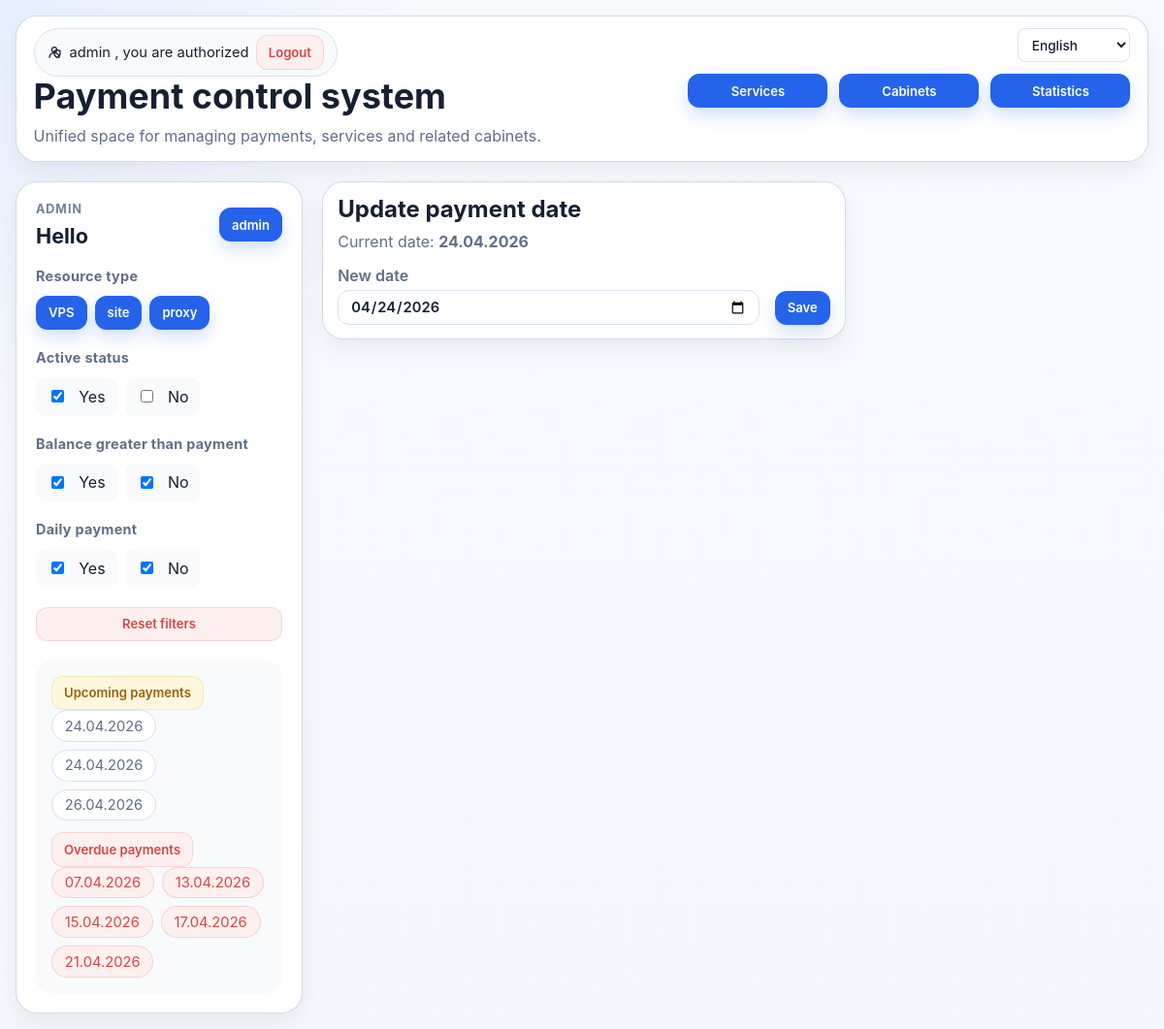
Before: /edit_dt/404 (signed in) with the older database file.
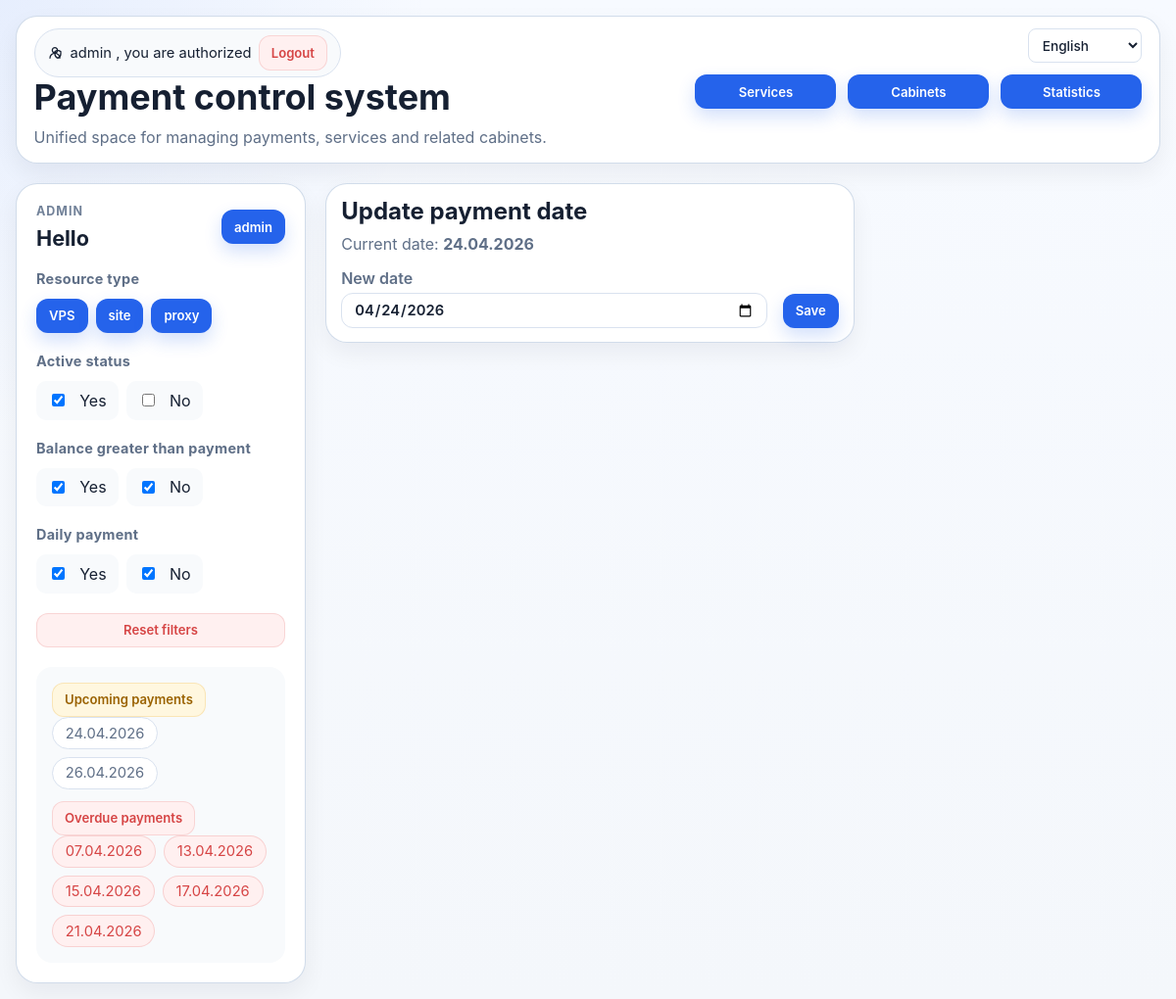
After: the same page with the newer database file.
### pay_app/models.py (models this page shows, shortened)
class Pay(models.Model):
    CHOICES_TYPE_SOURCE = (
        ("VPS", "VPS"),
        ("site", "site"),
        ("proxy", "proxy")
    )
    CHOICES_ACTIVE = (
        ("active", "active"),
        ("not active", "not active")
    )
    CHOICES_CURRENCY = (
        ("USD $", "USD"),
        ("EURO €", "EURO"),
        ("UAH ₴", "UAH"),
        ("rub ₽", "rub")
    )
    id = models.BigAutoField(primary_key=True)
    cabinet = models.ForeignKey('Cabinet', on_delete=models.DO_NOTHING, verbose_name='Кабінет')
    groups = models.CharField(max_length=50, blank=True, verbose_name='Група')
    create_date = models.DateField(default=datetime.date.today, verbose_name='Дата створення')
    service = models.CharField(max_length=70, verbose_name='Сервіс')
    type_source = models.CharField(max_length=58, choices=CHOICES_TYPE_SOURCE, default=1, verbose_name='Тип ресурсу')
    price_per_month = models.DecimalField(max_digits=10, decimal_places=2, verbose_name='Місячна плата')
    currency = models.CharField(max_length=8, default=1, choices=CHOICES_CURRENCY, verbose_name='Валюта')
    pay_sys = models.CharField(max_length=50, verbose_name='Платіжна система')
    paid_up_to = models.DateField(default=default_paid_up_to, verbose_name='Оптачено до')
    status = models.CharField(max_length=200, default=1, null=True, choices=CHOICES_ACTIVE, verbose_name='Статус')
    email_login = models.CharField(max_length=300, verbose_name='Логін')
    password = models.CharField(max_length=300, unique=False, verbose_name='Пароль')
    ip = models.CharField(max_length=340, null=True, verbose_name='Ір/port')
    note_pay = models.CharField(max_length=340, blank=True, null=True, verbose_name='Примітка')

### pay_app/views.py (the view, shortened to what this page needs)
# urls.py: path("edit_dt/<int:id>", views.edit_dt, name="edit_dt"),
@login_required
def edit_dt(request: HttpRequest, id: int) -> HttpResponse:
    item = get_object_or_404(Pay, id=id)
    ctx = {'object_l': item}
    ctx.update(_base_ctx(request))
    return render(request, 'edit_dt.html', ctx)

### pay_app/log_context.py (called while the page is built)
def set_request_context(context: dict[str, Any]) -> None:
    _REQUEST_CONTEXT.set(dict(context))

def clear_request_context() -> None:
    _REQUEST_CONTEXT.set({})

### pay_app/services/common.py (called while the page is built)
def get_common_context() -> dict[str, object]:
    today = datetime.date.today()
    month = today + datetime.timedelta(days=31)
    week = today + datetime.timedelta(days=7)
    month_ago = today - datetime.timedelta(days=31)
    last_dt = Pay.objects.filter(
        status='active',
        paid_up_to__gte=today,
        paid_up_to__lte=week,
    ).order_by('paid_up_to')[:5]
    not_paid = Pay.objects.filter(
        status='active',
        paid_up_to__lt=today,
        paid_up_to__gte=month_ago,
    ).order_by('paid_up_to')[:5]
    return {
        'week': week,
        'today': today,
        'last_dt': last_dt,
        'not_paid': not_paid,
        'month': month,
        'month_ago': month_ago,
    }

### pay_app/services/payments.py (called while the page is built)
def get_default_statuses_for_mode(mode: str) -> list[str]:
    if mode == PAY_MODE_OVERDUE:
        return ['active', 'not active']
    return ['active']

### pay_app/views.py (called while the page is built)
def _base_ctx(request: HttpRequest) -> dict:
    ctx = services.get_common_context()
    ctx.update(services.get_default_pay_context(request))
    return ctx

### pay_app/templates/edit_dt.html (shortened to what this page needs)
{% extends 'index.html' %}
{% load static %}
{% load i18n %}
{% load date_filters %}
{% block table %}
  <section class="form-card form-card--narrow">
    <div class="table-card__header table-card__header--compact">
      <div>
        <h2 class="section-title">{% trans "Update payment date" %}</h2>
        <p class="section-subtitle">{% trans "Current date:" %} <strong>{{ object_l.paid_up_to|date:"d.m.Y" }}</strong></p>
      </div>
    </div>
    <form method="POST" class="date-edit-form date-edit-form--card">
      <div class="form-inline-row">
         <label class="form-field form-field--inline" for="id_paid_up_to">
           <span>{% trans "New date" %}</span>
           <input id="id_paid_up_to" type="date" name="paid_up_to" value="{{ object_l.paid_up_to|date_iso }}">
         </label>
         <button type="submit" class="btn_add">{% trans "Save" %}</button>
       </div>
    </form>
  </section>
{% endblock %}

### pay_app/templates/partials/_pay_sidebar.html (shortened to what the changed rows need)
{% load static %}
{% load i18n %}
{% if request.path != tags_page_url %}
<div class="sidenav">
  {% if request.user.username == 'admin' %}
    <div class="sidebar-topbar">
      <div>
        <h2 class="sidebar-title">{% trans "Hello" %}</h2>
      </div>
    </div>
  {% endif %}
  <section class="sidebar-section">
    <div class="sidebar-button-group">
      {% for item in type_source_links %}
        <a href="{{ item.url }}" class="btn_pay btn-linklike {% if item.selected %}is-selected{% endif %}">
          {{ item.value }}
        </a>
      {% endfor %}
    </div>
  </section>
  <section class="sidebar-section sidebar-section--muted">
    <div class="sidebar-cta">
      <div class="date-stack">
        {% for i in last_dt %}
          <span class="context-chip">{{ i.paid_up_to|date:"d.m.Y" }}</span>
        {% empty %}
          <span class="muted-text">{% trans "No upcoming payments" %}</span>
        {% endfor %}
      </div>
    </div>
    <div class="sidebar-cta">
      <div class="date-stack">
        {% for i in not_paid %}
          <span class="context-chip context-chip--danger">{{ i.paid_up_to|date:"d.m.Y" }}</span>
        {% empty %}
          <span class="muted-text">{% trans "No overdue payments" %}</span>
        {% endfor %}
      </div>
    </div>
  </section>
</div>
{% endif %}

Changed rows visible on the page:
no longer on this page (row edited): Pay: paid_up_to "24.04.2026", shown under "Daily payment"
